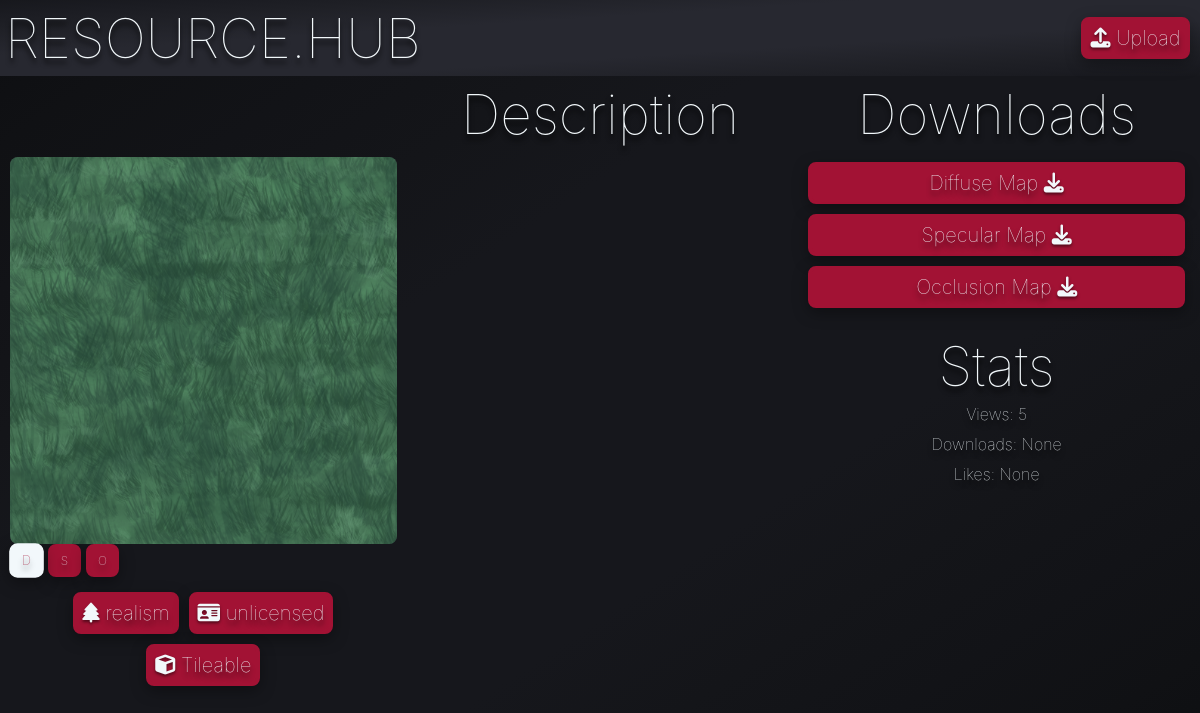
Before: /asset/1 with the older database file.
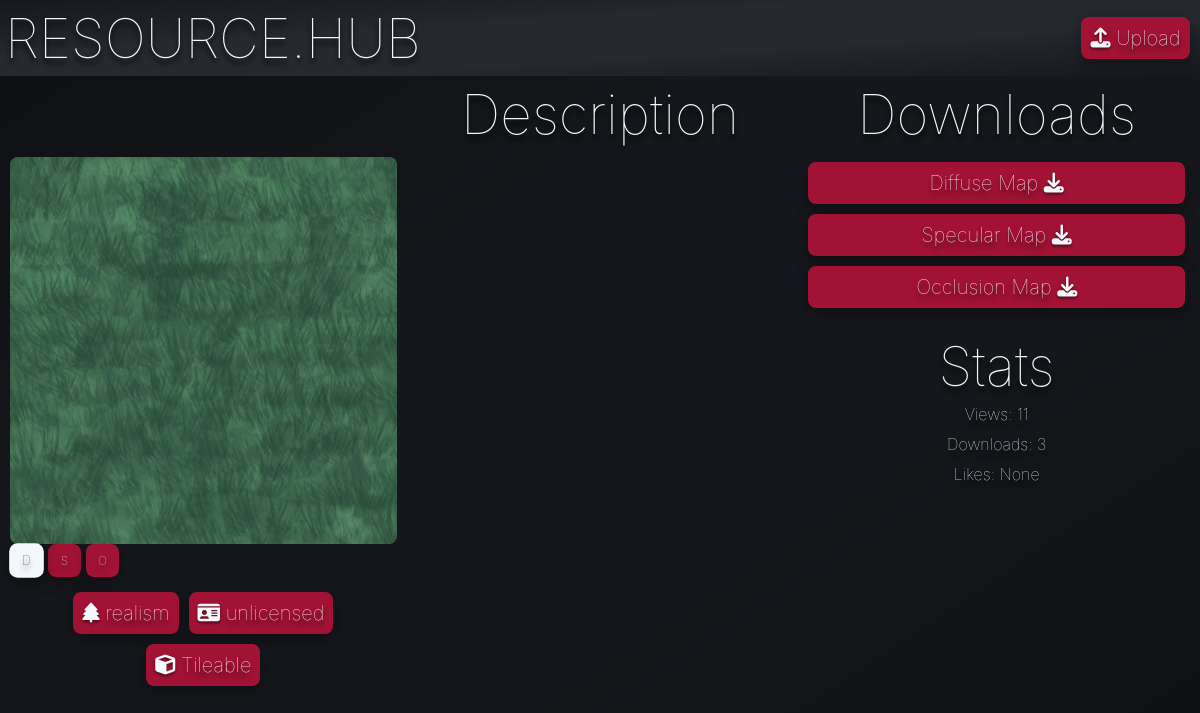
After: the same page with the newer database file.
### tables this page shows
CREATE TABLE Tag (ID INTEGER PRIMARY KEY, name TEXT, icon TEXT);

CREATE TABLE asset (ID INTEGER PRIMARY KEY, name TEXT, description TEXT, views INTEGER, downloads INTEGER, likes INTEGER, resolution TEXT);

### app.py (the view)
@app.route('/asset/<int:id>')
def asset(id):
    asset_rows = query("SELECT id,name,views,downloads,likes,description FROM asset WHERE ID = ?", (id,))
    if not asset_rows:
        return render_template('404.html', error="404 Not Found: Asset does not exist."), 404
    query("UPDATE asset SET views = COALESCE(views, 0) + 1 WHERE ID = ?", (id,), commit=True)
    assettags = query("SELECT name,icon FROM Tag WHERE ID IN (SELECT Tag_ID FROM assetTags WHERE Model_ID = ?)", (id,))
    available_downloads = []
    for suffix in ['d', 'n', 's', 'o']:
        file_path = os.path.join(app.config["UPLOAD_FOLDER"], f"{id}{suffix}.png")
        if os.path.exists(file_path):
            available_downloads.append(suffix)
    return render_template('asset.html', show_navbar=False, asset=asset_rows, assettags=assettags, available_downloads=available_downloads)

### app.py (called while the page is built)
def query(query, param=(), commit=False):
    with sqlite3.connect("database.db") as conn:
        cur = conn.cursor()
        cur.execute(query, param)
        if commit:
            conn.commit()
            return cur.lastrowid
        else:
            return cur.fetchall()

### templates/asset.html (shortened to what this page needs)
{% extends "template.html" %}
{% block content %}
<div class="grid-3">
<h1>{{asset[0][1]}}</h1>
<h1>Description</h1>
<h1>Downloads</h1>
</div>
<div class="grid-3">
    <div class="vertical_align">
        {% set default_type = available_downloads[0] if available_downloads else None %}
        <img id="asset-preview-img" class="image" src="{% if default_type %}/static/images/{{asset[0][0]}}{{default_type}}.png{% else %}/static/images/placeholder.png{% endif %}">
        <div class="img-types">
            {% if available_downloads %}
                {% for suffix in available_downloads %}
                <div class="button img-type-btn" data-type="{{suffix}}" data-asset-id="{{asset[0][0]}}">{{suffix.upper()}}</div>
                {% endfor %}
            {% endif %}
        </div>
        <div class="tag-grid">
            {% for tag in assettags %}
            <span class="button"><i class="{{tag[1]}}"></i> {{ tag[0] }}</span>
            {% endfor %}
        </div>
    </div>
    <div class="vertical_align">
    </div>
    <div class="vertical_align">
        {% if available_downloads %}
            {% for suffix in available_downloads %}
                {% if suffix == 'd' %}
                    <a class="button" href="/download/{{asset[0][0]}}/d">Diffuse Map <i class="fa-solid fa-download"></i></a>
                {% elif suffix == 'n' %}
                    <a class="button" href="/download/{{asset[0][0]}}/n">Normal Map <i class="fa-solid fa-download"></i></a>
                {% elif suffix == 's' %}
                    <a class="button" href="/download/{{asset[0][0]}}/s">Specular Map <i class="fa-solid fa-download"></i></a>
                {% elif suffix == 'o' %}
                    <a class="button" href="/download/{{asset[0][0]}}/o">Occlusion Map <i class="fa-solid fa-download"></i></a>
                {% endif %}
            {% endfor %}
        {% else %}
            <p>No downloadable files available.</p>
        {% endif %}
        <br>
        <h1>Stats</h1>
        <p>Views: {{asset[0][2]}}</p>
        <p>Downloads: {{asset[0][3]}}</p>
        <p>Likes: {{asset[0][4]}}</p>
    </div>
</div>
{% endblock %}

### templates/template.html (shortened to what this page needs)
<html lang="en">
    <head>
        <link rel="stylesheet" href="/static/style.css">
        <link rel="stylesheet" href="https://cdnjs.cloudflare.com/ajax/libs/font-awesome/6.4.0/css/all.min.css" />
    </head>
    <body>
        <div class="header">
            <div class="title-container">
                <a class="header-link" href="/">RESOURCE.HUB</a>
                <a class="button" href="/upload" ><i class="fa-solid fa-upload"></i> Upload</a>
            </div>
        </div>
        {% block content %}
        {% endblock %}
    </body>
</html>

### static/style.css (style rules this page uses)
:root { --primary-color: #18191F; --secondary-color: #2C2E37; --accent-color: #a21234; --primary-font-color: #F2F8FB; --secondary-font-color: #18191F; --shadow-color: black; --font-family: 'inter', sans-serif; --border-radius: 8px; --margin: 5px; --padding: 5px; --small-font-size: 16px; --medium-font-size: 20px; --large-font-size: 55px; }
* { font-family: var(--font-family); font-weight: 100; text-decoration: none; text-shadow: 0 5px 5px rgba(0, 0, 0, 1); color: var(--primary-font-color); }
body { background-image: linear-gradient(to right bottom, #0d0e11, #101114, #121317, #141519, #16171c, #16171c, #16171c, #16171c, #141519, #121317, #101114, #0d0e11); margin: 0px; }
.vertical_align { display: flex; flex-direction: column; justify-content: top; text-align: center; margin: var(--margin) }
.img-types { display: flex; gap: 5px; align-self: flex-start; margin-bottom: 5px; }
.img-types .button { width: 25px; height: 25px; margin: 0; padding: 0; display: flex; align-items: center; justify-content: center; font-size: 12px; cursor: pointer; transition: all 0.2s ease; }
.img-types .button.active { background-color: var(--primary-font-color); color: var(--accent-color); border-color: var(--primary-font-color); transform: scale(1.05); }
.grid-3 { text-align: center; display: grid; grid-template-columns: 1fr 1fr 1fr; margin: var(--margin); }
.button { font-size: var(--medium-font-size); color: var(--primary-font-color); border: 4px solid var(--accent-color); border-radius: var(--border-radius); padding: var(--padding); margin: var(--margin); background-color: var(--accent-color); text-align: center; transition-duration: 0.3s; box-shadow: 0 5px 15px rgba(0, 0, 0, 0.35); }
h1 { margin: 0px; font-size: var(--large-font-size) }
p { margin: 5px; font-size: var(--small-font-size); }
.image { width: 100%; height: auto; display: block; border-radius: var(--border-radius); object-fit: contain; background-color: var(--secondary-color); box-shadow: inset 0 0 50px rgba(0, 0, 0, 0.3); }
.header { padding: var(--padding); background-image: linear-gradient(to right bottom, #17181d, #1b1c22, #1f2026, #23242b, #272830, #272830, #272830, #272830, #23242b, #1f2026, #1b1c22, #17181d); }
.title-container { display: grid; grid-template-columns: 9fr 1fr; justify-content: center; align-items: center; }
.header-link { font-size: var(--large-font-size); }
i { text-shadow: 0 2px 3px rgba(0, 0, 0, 0.5); }
.button.active { background-color: var(--primary-font-color); color: var(--accent-color); border-color: var(--primary-font-color); }
.tag-grid { display: flex; flex-wrap: wrap; justify-content: center; margin: var(--margin); }
.tag-grid .button { margin: var(--margin); }

Changed rows visible on the page:
changed asset: views "5" → "11"; downloads (not shown) → "3"
Other visible differences:
{{ asset[0][3] }}: "None" → (not shown)
